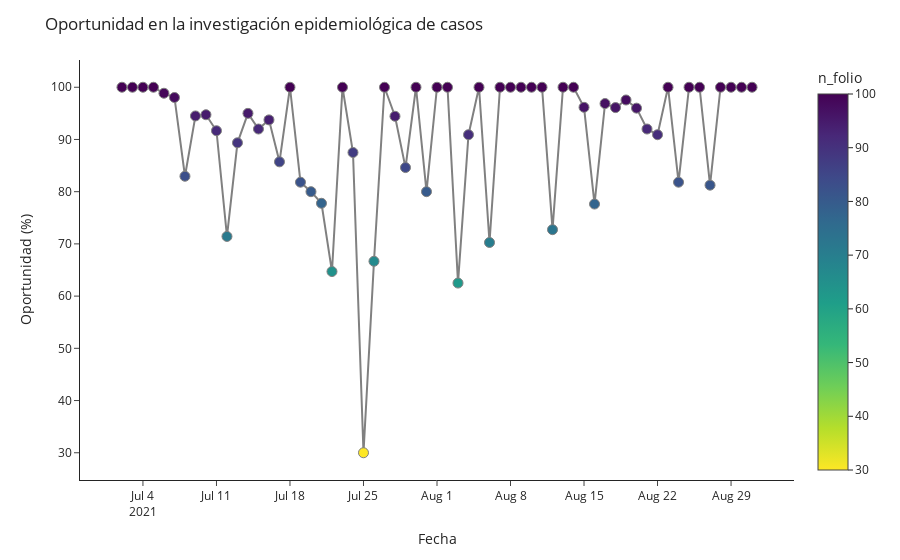

The cell this chart's notebook holds for it:
### Code cell
px.scatter(df_ind5_perc.reset_index(),
        x= 'fecha_cumple_requisitos',
        y= 'n_folio',
        color='n_folio',
        color_continuous_scale=px.colors.sequential.Viridis_r,
        labels={'bac_ind':'BAC (%)'},
        ).update_layout(title= 'Oportunidad en la investigación epidemiológica de casos',
                       yaxis_title='Oportunidad (%)',
                       xaxis_title='Fecha',
                       template='simple_white',
                 #      xaxis=dict(tickmode = 'array',
                  #                tickvals = list(range(12,88,3)),
                   #               ticktext = list(list(range(12,54,3))+list(range(1,88,3))),
                    #             ),
                 #   ).add_vline(x=53.5, line_width=3, line_dash='dash', line_color='gray'
                  #             ).add_hline(y=10, 
                   #                        line_width=3, 
                    #                       line_dash='longdash', 
                     #                      line_color='olive',
                      #                     annotation_text='Meta nacional (10%)',
                       #                    annotation_position='bottom right'
                        #         ).add_hline(y=mean_bac_ind, 
                         #                    line_width=3, 
                          #                   line_dash='longdash', 
                           #                  line_color='green',
                            #                 annotation_text= 'Promedio BAC ('+str(mean_bac_ind)+'%)',
                             #                annotation_position='bottom right'
                              #       ).add_vrect(x0='51', x1='50', 
                               #            annotation_text='2020', 
                                #           annotation_position='top right',
                                 #          annotation=dict(font_size=18, 
                                  #                         font_family="'Open Sans', verdana, arial, sans-serif"),
                                   #                        opacity=0, 
                                    #                       line_width=0
                                     #     ).add_vrect(x0='84', x1='86', 
                                      #     annotation_text='2021', 
                                       #    annotation_position='top right',
                                        #   annotation=dict(font_size=18, 
                                         #                  font_family="'Open Sans', verdana, arial, sans-serif"),
                                          #                 opacity=0, 
                                           #                line_width=0
                                                     ).update_traces(mode='lines+markers', 
                                                                     line_color='grey',
                                                                     marker_line_width=1, 
                                                                     marker_size=10)

### Figure 1 — Plotly figure (JSON) as saved in the notebook; plotly's stock layout.template omitted (floating-point values rounded to 4 significant figures)
{"data": [{"hovertemplate": "fecha_cumple_requisitos=%{x}<br>n_folio=%{marker.color}<extra></extra>", "legendgroup": "", "line": {"color": "grey"}, "marker": {"color": [100, 100, 100, 100, 98.85, 98.04, 82.95, 94.51, 94.74, 91.67, 71.43, 89.36, 95, 92, 93.75, 85.71, 100, 81.82, 80, 77.78, 64.71, 100, 87.5, 30, 66.67, 100, 94.44, 84.62, 100, 80, 100, 100, 62.5, 90.91, 100, 70.27, 100, 100, 100, 100, 100, 72.73, 100, 100, 96.15, 77.63, 96.88, 96.1, 97.56, 96, 92, 90.91, 100, 81.82, 100, 100, 81.25, 100, 100, 100, 100], "coloraxis": "coloraxis", "line": {"width": 1}, "size": 10, "symbol": "circle"}, "mode": "lines+markers", "name": "", "orientation": "v", "showlegend": false, "type": "scatter", "x": ["2021-07-02T00:00:00", "2021-07-03T00:00:00", "2021-07-04T00:00:00", "2021-07-05T00:00:00", "2021-07-06T00:00:00", "2021-07-07T00:00:00", "2021-07-08T00:00:00", "2021-07-09T00:00:00", "2021-07-10T00:00:00", "2021-07-11T00:00:00", "2021-07-12T00:00:00", "2021-07-13T00:00:00", "2021-07-14T00:00:00", "2021-07-15T00:00:00", "2021-07-16T00:00:00", "2021-07-17T00:00:00", "2021-07-18T00:00:00", "2021-07-19T00:00:00", "2021-07-20T00:00:00", "2021-07-21T00:00:00", "2021-07-22T00:00:00", "2021-07-23T00:00:00", "2021-07-24T00:00:00", "2021-07-25T00:00:00", "2021-07-26T00:00:00", "2021-07-27T00:00:00", "2021-07-28T00:00:00", "2021-07-29T00:00:00", "2021-07-30T00:00:00", "2021-07-31T00:00:00", "2021-08-01T00:00:00", "2021-08-02T00:00:00", "2021-08-03T00:00:00", "2021-08-04T00:00:00", "2021-08-05T00:00:00", "2021-08-06T00:00:00", "2021-08-07T00:00:00", "2021-08-08T00:00:00", "2021-08-09T00:00:00", "2021-08-10T00:00:00", "2021-08-11T00:00:00", "2021-08-12T00:00:00", "2021-08-13T00:00:00", "2021-08-14T00:00:00", "2021-08-15T00:00:00", "2021-08-16T00:00:00", "2021-08-17T00:00:00", "2021-08-18T00:00:00", "2021-08-19T00:00:00", "2021-08-20T00:00:00", "2021-08-21T00:00:00", "2021-08-22T00:00:00", "2021-08-23T00:00:00", "2021-08-24T00:00:00", "2021-08-25T00:00:00", "2021-08-26T00:00:00", "2021-08-27T00:00:00", "2021-08-28T00:00:00", "2021-08-29T00:00:00", "2021-08-30T00:00:00", "2021-08-31T00:00:00"], "xaxis": "x", "y": [100, 100, 100, 100, 98.85, 98.04, 82.95, 94.51, 94.74, 91.67, 71.43, 89.36, 95, 92, 93.75, 85.71, 100, 81.82, 80, 77.78, 64.71, 100, 87.5, 30, 66.67, 100, 94.44, 84.62, 100, 80, 100, 100, 62.5, 90.91, 100, 70.27, 100, 100, 100, 100, 100, 72.73, 100, 100, 96.15, 77.63, 96.88, 96.1, 97.56, 96, 92, 90.91, 100, 81.82, 100, 100, 81.25, 100, 100, 100, 100], "yaxis": "y"}], "layout": {"coloraxis": {"colorbar": {"title": {"text": "n_folio"}}, "colorscale": [[0, "#fde725"], [0.1111, "#b5de2b"], [0.2222, "#6ece58"], [0.3333, "#35b779"], [0.4444, "#1f9e89"], [0.5556, "#26828e"], [0.6667, "#31688e"], [0.7778, "#3e4989"], [0.8889, "#482878"], [1, "#440154"]]}, "legend": {"tracegroupgap": 0}, "margin": {"t": 60}, "title": {"text": "Oportunidad en la investigación epidemiológica de casos"}, "xaxis": {"anchor": "y", "domain": [0, 1], "title": {"text": "Fecha"}}, "yaxis": {"anchor": "x", "domain": [0, 1], "title": {"text": "Oportunidad (%)"}}}}
